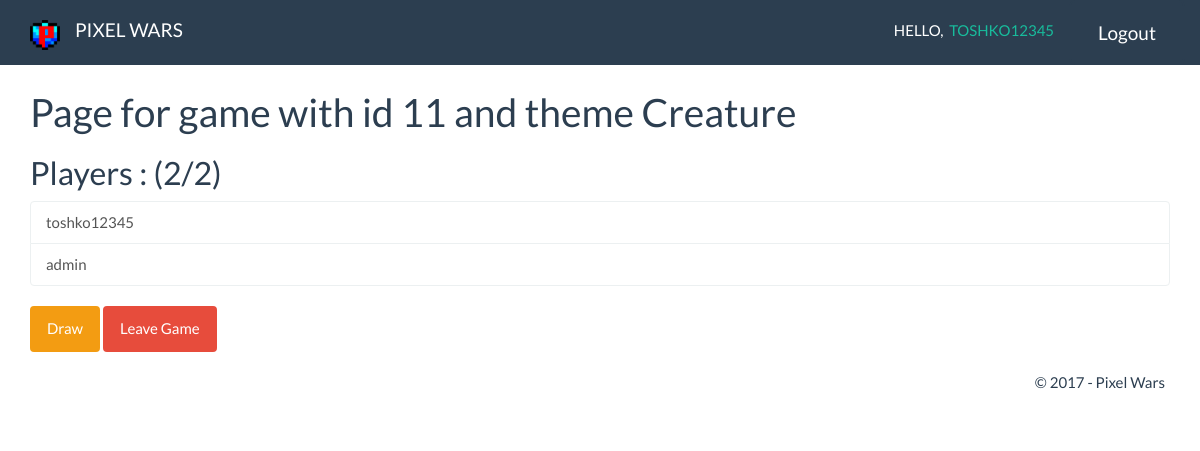
The app's page /pixelwars/standart/11/ (signed in) with its own data.
### pixelwars/models.py (models this page shows, shortened)
class Game(models.Model):
    theme = models.CharField(max_length=100, null=True)
    active = models.BooleanField(default=True)
    drawing1 = models.ImageField(null=True, upload_to="gallery/")
    drawing2 = models.ImageField(null=True, upload_to="gallery/"    )
    player1 = models.ForeignKey(Player, null=True, related_name="player1")
    player2 = models.ForeignKey(Player, null=True, related_name="player2")
    judgable = models.BooleanField(default=False)

class Player(models.Model):
    user = models.OneToOneField(User, null=True, unique=True)
    name = models.CharField(max_length=250, null=True)
    wins = models.IntegerField(default=0)
    hasDrawed = models.BooleanField(default=False)

### pixelwars/views.py (the view)
# urls.py: url(r'standart/(?P<id>\d+)/$', views.readstandart, name='readstandart'),
def readstandart(request, id):
    game = get_object_or_404(Game, id=id)
    players = []
    if (game.player1 != None):
        players.append(game.player1)
    if (game.player2 != None):
        players.append(game.player2)
    canPlay = False
    canJoin = False
    canLeave = False
    currentPlayer = Player.objects.get(user=request.user)
    if (currentPlayer in players):
        canLeave = True
    playerCount = len(players)
    if (currentPlayer in players and not currentPlayer.hasDrawed):
        canPlay = True
    if (not currentPlayer in players and notActiveGameOrNoGame(currentPlayer)):
        canJoin = True
    context = {
        'canJoin': canJoin,
        'canPlay': canPlay,
        'currentPlayer': currentPlayer,
        'playerCount': playerCount,
        'canLeave': canLeave,
        'players': players,
        'game': game,
    }
    return render(request, 'pixelwars/standart/read.html', context)

### pixelwars/templates/pixelwars/standart/read.html (shortened to what this page needs)
{% extends 'pixelwars/base.html' %}
{% block main %}
    <div class="container">
        <h1>Page for game with id {{ game.id }} and theme {{ game.theme }}</h1>
        <h2>Players : ({{ playerCount }}/2)</h2>
        {% if players %}
            <div class="list-group">
                {% for player in players %}
                    <a href="{% url 'pixelwars:viewUser' player.user.pk %}"
                       class="list-group-item">{{ player.name }} {% if player.hasDrawed %}&#10003;{% endif %}</a>
                {% endfor %}
            </div>
        {% else %}
            <div>No players. :(</div>
        {% endif %}
        {% if canPlay %}
            <a class="btn btn-warning" href="{% url 'pixelwars:draw' game.id %}">Draw</a>
        {% endif %}
        {% if canLeave %}
            <a class="btn btn-danger" href="{% url 'pixelwars:leaveGame' game.id %}">Leave Game</a>
        {% endif %}
    </div>
{% endblock %}

### pixelwars/templates/pixelwars/base.html (shortened to what this page needs)
{% load staticfiles %}
<!DOCTYPE html>
<html lang="en">
<head>
    <link rel="stylesheet" href="{% static 'pixelwars/css/style.css' %}">
    <link rel="stylesheet" href="{% static 'pixelwars/css/flipclock.css' %}">
</head>
<body>
<header>
    <div class="navbar navbar-default navbar-fixed-top text-uppercase">
        <div class="container">
            <div class="navbar-header">
                <a class="navbar-brand" href="{% url 'pixelwars:index' %}">
                    <img alt="Brand" style="width: 30px; height: 30px;" src="{% static 'pixelwars/img/icon.png' %}">
                </a>
                <a href="{% url 'pixelwars:index' %}" class="navbar-brand">Pixel Wars</a>
            </div>
            <div class="navbar-collapse collapse">
                <ul class="nav navbar-nav navbar-right">
                    {% if user.is_authenticated %}
                        <li><span class="navbar-text">Hello, &nbsp;<a href="{% url 'pixelwars:viewUser' user.id %}">{{ user.get_username }}</a></span></li>
                        <li><form action="{% url 'pixelwars:logout' %}"><button class="btn btn-primary btn-lg" type="submit">Logout</button></form></li>
                    {% else %}
                        <li><button type="button" class="btn btn-primary btn-lg" data-toggle="modal" data-target="#myModal">Login</button></li>
                        <li><button type="button" class="btn btn-primary btn-lg" data-toggle="modal" data-target="#exampleModal">Register</button></li>
                    {% endif %}
                </ul>
            </div>
        </div>
    </div>
</header>
<main>
{% block main %}
{% endblock %}
</main>
    <footer class="">
        <div class="container modal-footer">
            <p>&copy; 2017 - Pixel Wars</p>
        </div>
    </footer>
</body>
</html>

### records on screen
Game: id "11", theme "Creature"
Player: name "toshko12345"
Player: name "admin"

### other values on screen
{{ user.get_username }} "TOSHKO12345"
{{ playerCount }} "2"
